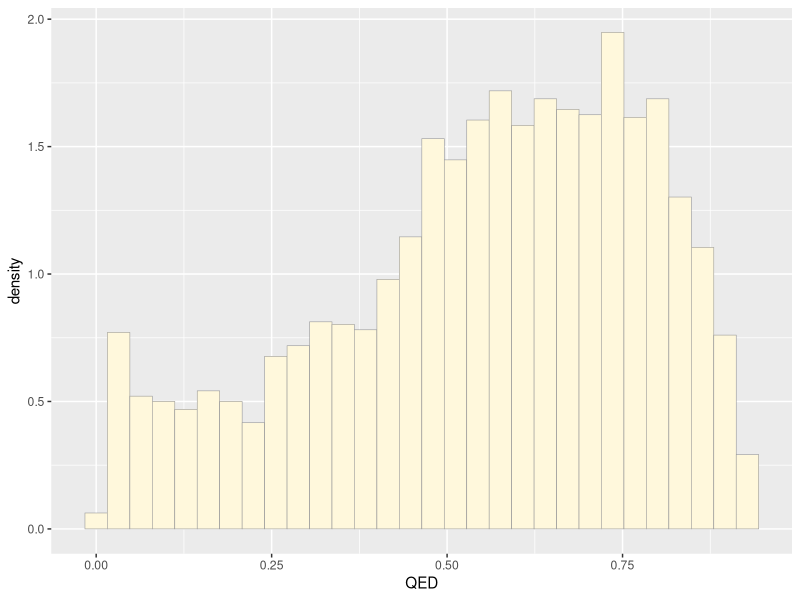
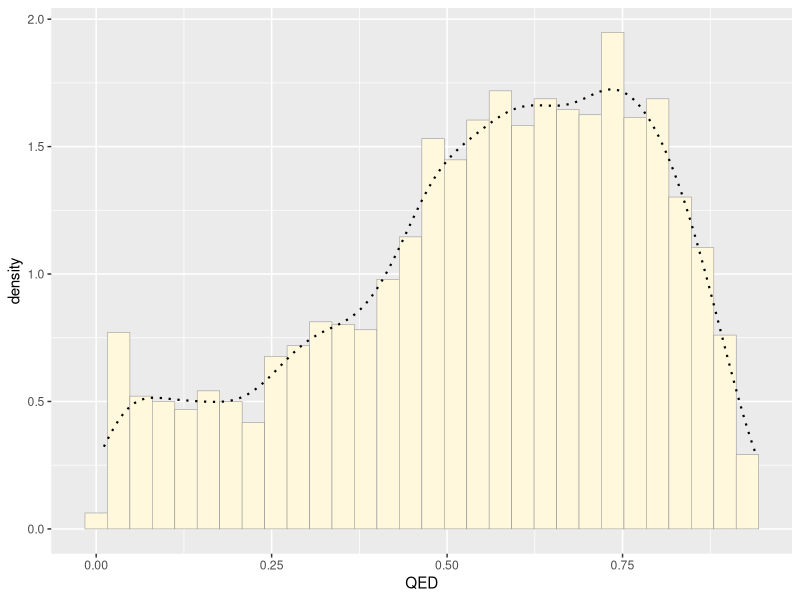
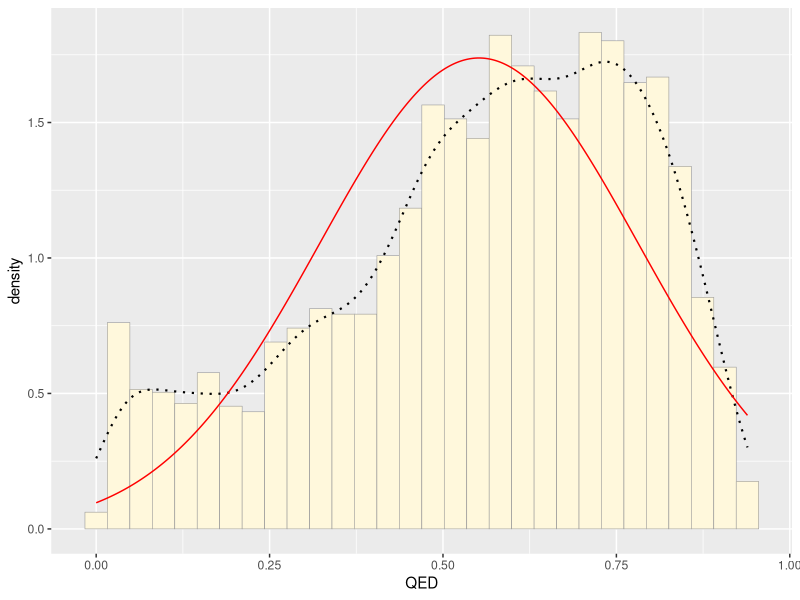
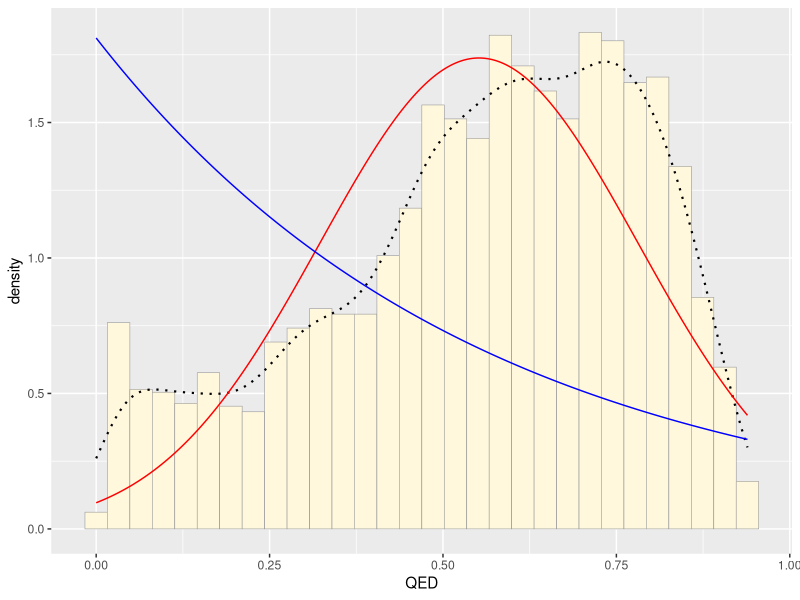
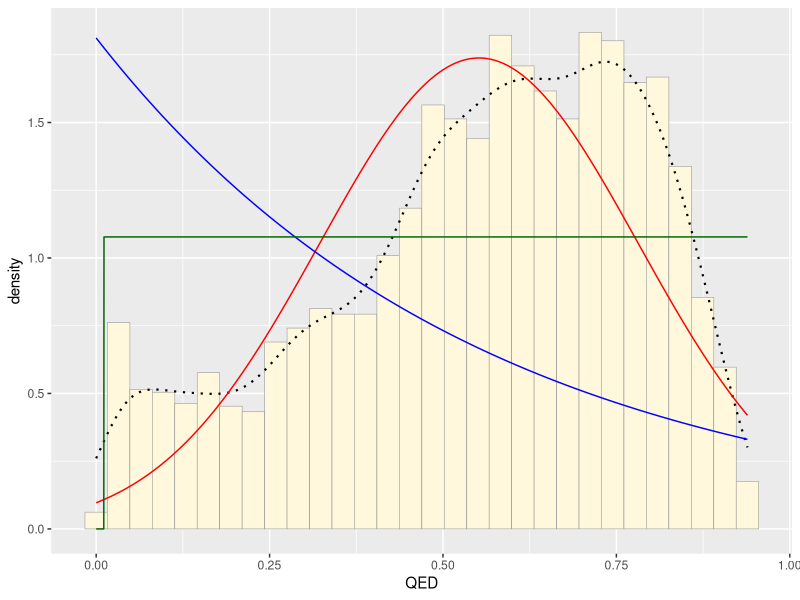
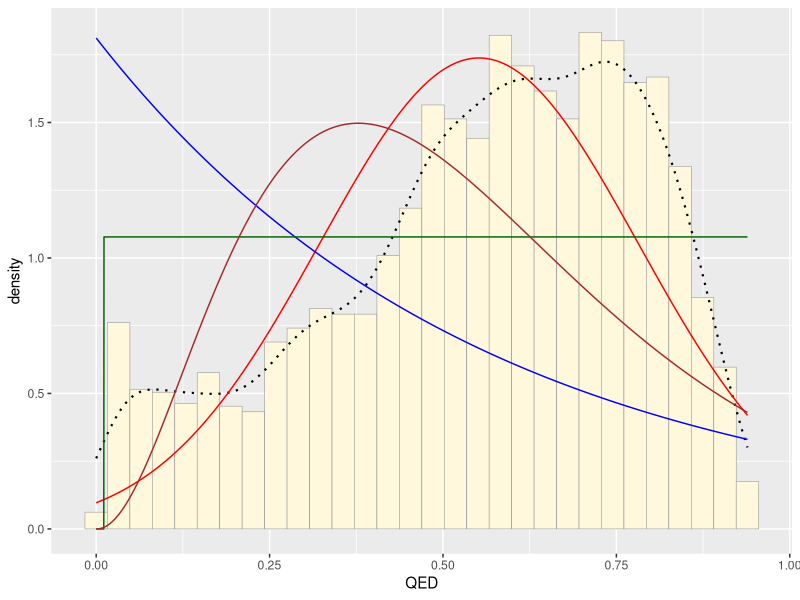
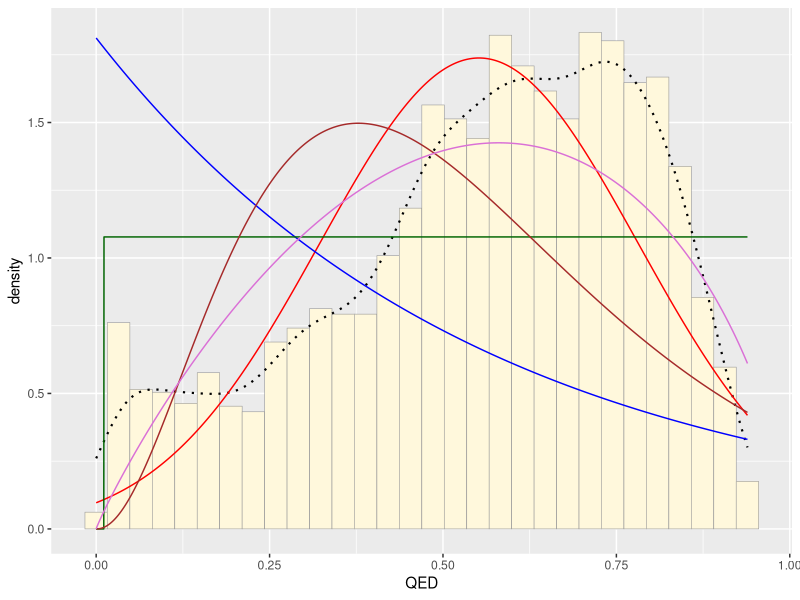
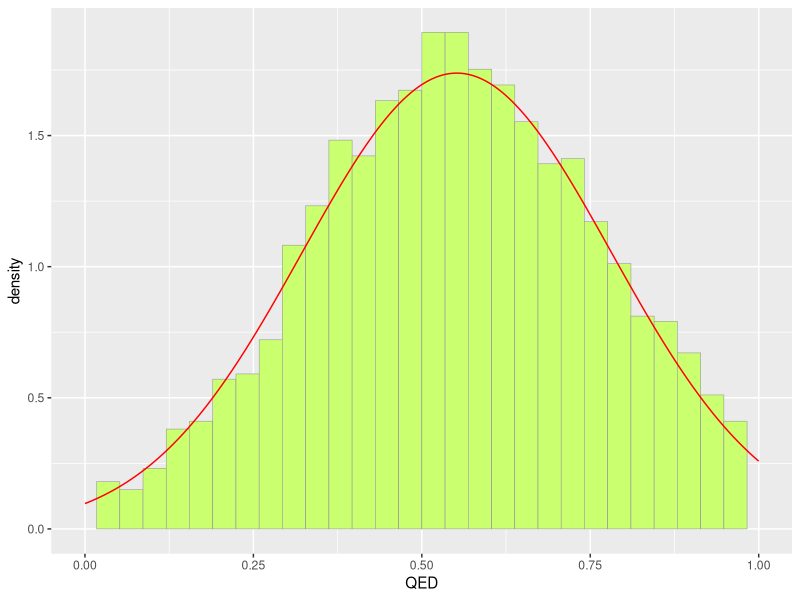

Generate these figures, in order, with R:
## ---- chunk 1
knitr::opts_chunk$set(echo = TRUE)
## ---- chunk 2
library(ggplot2) # for graphics
library(MASS) # for maximum likelihood estimation
## ---- chunk 3
z <- read.table("Data/NIHMS50746-supplement-AZ_chemsurvey_QED.csv",header=TRUE,sep=",")
# Only want the QED values and the chemical ID
z <- z[,c('CPD_ID','QED')]
# Let's work with 3000 values instead of over 17,000
samp <- sample(z$CPD_ID,size=3000)
z <- z[samp,]
str(z)
summary(z)
#View(z) # Now z is 3000s rows containing chemical ID and corresponding QED values
## ---- chunk 4
p1 <- ggplot(data=z, aes(x=QED, y=..density..)) +
  geom_histogram(color="grey60",fill="cornsilk",size=0.2) 
print(p1)
## ---- chunk 5
p1 <-  p1 +  geom_density(linetype="dotted",size=0.75)
print(p1)
## ---- chunk 6
normPars <- fitdistr(z$QED,"normal")
print(normPars)
str(normPars)
normPars$estimate["mean"] # note structure of getting a named attribute
# normPars is a list
## ---- chunk 7
meanML <- normPars$estimate["mean"]
sdML <- normPars$estimate["sd"]

xval <- seq(0,max(z$QED),len=length(z$QED))

 stat <- stat_function(aes(x = xval, y = ..y..), fun = dnorm, colour="red", n = length(z$QED), args = list(mean = meanML, sd = sdML))
 p1 + stat
## ---- chunk 8
expoPars <- fitdistr(z$QED,"exponential")
rateML <- expoPars$estimate["rate"]

stat2 <- stat_function(aes(x = xval, y = ..y..), fun = dexp, colour="blue", n = length(z$QED), args = list(rate=rateML))
 p1 + stat + stat2
## ---- chunk 9
stat3 <- stat_function(aes(x = xval, y = ..y..), fun = dunif, colour="darkgreen", n = length(z$QED), args = list(min=min(z$QED), max=max(z$QED)))
 p1 + stat + stat2 + stat3
## ---- chunk 10
gammaPars <- fitdistr(z$QED,"gamma")
shapeML <- gammaPars$estimate["shape"]
rateML <- gammaPars$estimate["rate"]

stat4 <- stat_function(aes(x = xval, y = ..y..), fun = dgamma, colour="brown", n = length(z$QED), args = list(shape=shapeML, rate=rateML))
 p1 + stat + stat2 + stat3 + stat4
## ---- chunk 11
betaPars <- fitdistr(x=z$QED,start=list(shape1=1,shape2=2),"beta")

shape1ML <- betaPars$estimate["shape1"]
shape2ML <- betaPars$estimate["shape2"]

stat5 <- stat_function(aes(x = xval, y = ..y..), fun = dbeta, colour="orchid", n = length(z$QED), args = list(shape1=shape1ML,shape2=shape2ML))
p1 + stat + stat2 + stat3 + stat4 + stat5
## ---- chunk 12
# getting our MLPs
normPars <- fitdistr(z$QED,"normal")
print(normPars)

# extracting the ML mean and ML std
meanML <- normPars$estimate["mean"]
sdML <- normPars$estimate["sd"]
s <- rnorm(n=3000,mean=meanML,sd=sdML)
s <- data.frame(1:3000,s)
names(s) <- c('ID','QED')
## ---- chunk 13
ps <- ggplot(data=s, aes(x=QED, y=..density..)) +
  geom_histogram(color="grey60",fill="darkolivegreen1",size=0.2)+
  xlim(c(0,1))

ps+stat
## ---- chunk 14
pActual <- ggplot(data=z, aes(x=QED, y=..density..)) +
  geom_histogram(color="grey60",fill="cornsilk",size=0.2) 
pActual + stat + xlim(c(0,1))
